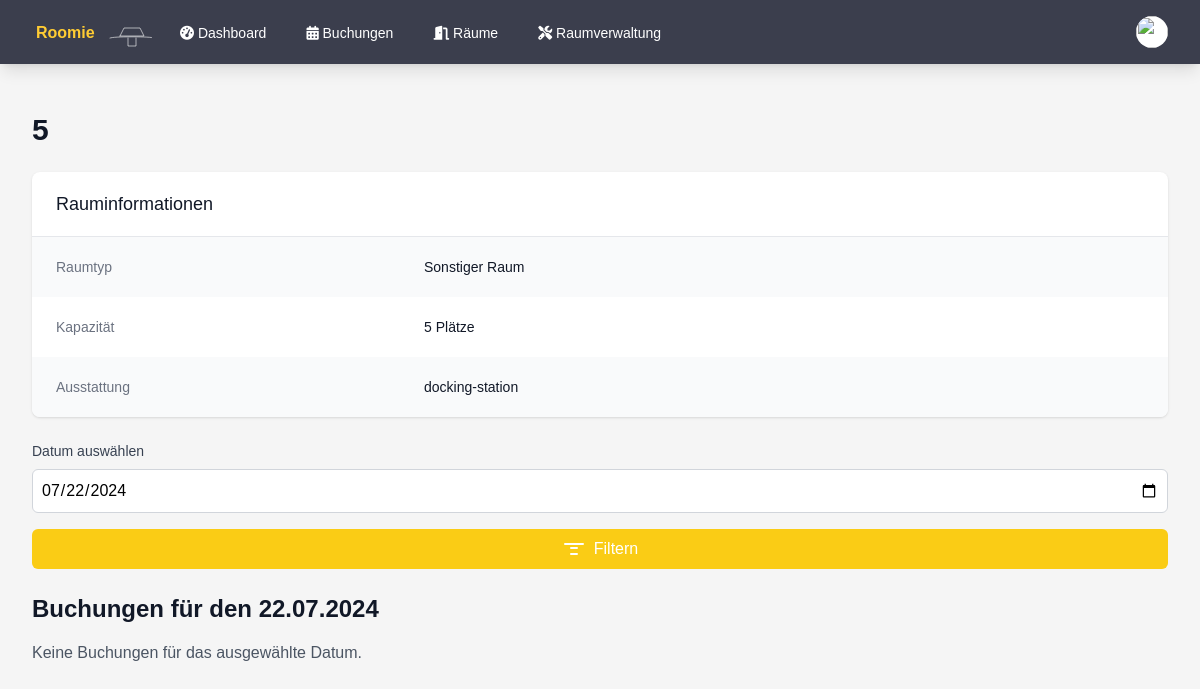
The page /room_details.php?id=27 (signed in) on the database its author committed.
### tables this page shows
CREATE TABLE rooms (
        id INTEGER PRIMARY KEY AUTOINCREMENT,
        name TEXT NOT NULL,
        number TEXT,
        type TEXT NOT NULL,
        capacity INTEGER DEFAULT 0,
        is_favorite INTEGER DEFAULT 0,
        equipment TEXT,
        grid_position INTEGER
    );

### auth.php (called while the page is built, shortened)
<?php
function isAdmin() {
    return isset($_SESSION['is_admin']) && $_SESSION['is_admin'] == 1;
}

### room_details.php (the view, shortened to what this page needs)
<?php
require_once 'auth.php';
$room_id = $_GET['id'] ?? null;
$selected_date = $_GET['date'] ?? date('Y-m-d');
try {
    $db = getDatabaseConnection();
    $stmt = $db->prepare('SELECT r.*
                          FROM rooms r
                          WHERE r.id = :id');
    $stmt->execute(['id' => $room_id]);
    $room = $stmt->fetch(PDO::FETCH_ASSOC);
    $stmt = $db->prepare('SELECT b.*, u.name as user_name
                          FROM bookings b
                          JOIN users u ON b.user_id = u.id
                          WHERE b.room_id = :room_id AND b.date = :selected_date
                          ORDER BY b.start_time');
    $stmt->execute(['room_id' => $room_id, 'selected_date' => $selected_date]);
    $bookings = $stmt->fetchAll(PDO::FETCH_ASSOC);
    $selected_date_formatted = (new DateTime($selected_date))->format('d.m.Y');
} catch (Exception $e) {
    $error = $e->getMessage();
}
function getRoomTypeName($type)
{
    switch ($type) {
        default:
            return 'Sonstiger Raum';
    }
}
?>
<!DOCTYPE html>
<html lang="de">
<head>
    <script src="https://cdn.tailwindcss.com"></script>
    <link rel="stylesheet" href="styles.css">
    <link rel="stylesheet" href="https://cdnjs.cloudflare.com/ajax/libs/font-awesome/6.1.1/css/all.min.css">
</head>
<body class="bg-custom-background">
<nav class="bg-custom-nav shadow-lg" x-data="{ open: false }">
        <div class="max-w-7xl mx-auto px-4 sm:px-6 lg:px-8">
            <div class="flex justify-between h-16">
                <div class="flex">
                    <div class="flex-shrink-0 flex items-center">
                        <a href="index.php">
                            <img class="h-8 w-auto" src="test.svg" alt="Roomie Logo">
                        </a>
                    </div>
                    <div class="hidden sm:ml-6 sm:flex sm:space-x-8">
                        <a href="index.php" class="inline-flex items-center px-1 pt-1 border-b-2 text-sm font-medium <?php echo $current_page == 'index.php' ? 'active' : 'inactive'; ?>">
                            <i class="fas fa-tachometer-alt"></i>&nbsp;Dashboard
                        </a>
                        <a href="bookings.php" class="inline-flex items-center px-1 pt-1 border-b-2 text-sm font-medium <?php echo $current_page == 'bookings.php' ? 'active' : 'inactive'; ?>">
                            <i class="fas fa-calendar-alt"></i>&nbsp;Buchungen
                        </a>
                        <a href="rooms.php" class="inline-flex items-center px-1 pt-1 border-b-2 text-sm font-medium <?php echo $current_page == 'rooms.php' ? 'active' : 'inactive'; ?>">
                            <i class="fas fa-door-open"></i>&nbsp;Räume
                        </a>
                        <?php if (isAdmin()) : ?>
                            <a href="admin_rooms.php" class="inline-flex items-center px-1 pt-1 border-b-2 text-sm font-medium <?php echo $current_page == 'admin_rooms.php' ? 'active' : 'inactive'; ?>">
                                <i class="fas fa-tools"></i>&nbsp;Raumverwaltung
                            </a>
                        <?php endif; ?>
                    </div>
                </div>
                <div class="hidden sm:ml-6 sm:flex sm:items-center">
                    <div class="ml-3 relative" x-data="{ open: false }">
                        <div>
                            <button @click="open = !open" class="bg-white rounded-full flex text-sm focus:outline-none focus:ring-2 focus:ring-offset-2 focus:ring-yellow-500" id="user-menu" aria-haspopup="true" x-bind:aria-expanded="open">
                                <img class="h-8 w-8 rounded-full" src="<?php echo !empty($user['profile_image']) ? 'uploads/' . htmlspecialchars($user['profile_image']) : 'https://images.unsplash.com/photo-1472099645785-5658abf4ff4e?ixlib=rb-1.2.1&ixid=eyJhcHBfaWQiOjEyMDd9&auto=format&fit=facearea&facepad=2&w=256&h=256&q=80'; ?>" alt="">
                            </button>
                        </div>
                    </div>
                </div>
            </div>
        </div>
    </nav>
    <div class="max-w-7xl mx-auto py-6 sm:px-6 lg:px-8">
        <div class="px-4 py-6 sm:px-0">
            <?php if (isset($error)) : ?>
                <div class="bg-red-100 border-l-4 border-red-500 text-red-700 p-4 mb-6" role="alert">
                    <p><?php echo htmlspecialchars($error); ?></p>
                </div>
            <?php else : ?>
                <h1 class="text-3xl font-bold text-gray-900 mb-6"><?php echo htmlspecialchars($room['name']); ?></h1>
                <div class="bg-white shadow overflow-hidden sm:rounded-lg mb-6">
                    <div class="px-4 py-5 sm:px-6">
                        <h3 class="text-lg leading-6 font-medium text-gray-900">
                            Rauminformationen
                        </h3>
                    </div>
                    <div class="border-t border-gray-200">
                        <dl>
                            <div class="bg-gray-50 px-4 py-5 sm:grid sm:grid-cols-3 sm:gap-4 sm:px-6">
                                <dt class="text-sm font-medium text-gray-500">
                                    Raumtyp
                                </dt>
                                <dd class="mt-1 text-sm text-gray-900 sm:mt-0 sm:col-span-2">
                                    <?php echo htmlspecialchars(getRoomTypeName($room['type'])); ?>
                                </dd>
                            </div>
                            <div class="bg-white px-4 py-5 sm:grid sm:grid-cols-3 sm:gap-4 sm:px-6">
                                <dt class="text-sm font-medium text-gray-500">
                                    Kapazität
                                </dt>
                                <dd class="mt-1 text-sm text-gray-900 sm:mt-0 sm:col-span-2">
                                    <?php echo $room['capacity']; ?> Plätze
                                </dd>
                            </div>
                            <div class="bg-gray-50 px-4 py-5 sm:grid sm:grid-cols-3 sm:gap-4 sm:px-6">
                                <dt class="text-sm font-medium text-gray-500">
                                    Ausstattung
                                </dt>
                                <dd class="mt-1 text-sm text-gray-900 sm:mt-0 sm:col-span-2">
                                    <?php
                                    $equipment = json_decode($room['equipment'], true);
                                    echo $equipment ? implode(', ', $equipment) : 'Keine spezielle Ausstattung';
                                    ?>
                                </dd>
                            </div>
                        </dl>
                    </div>
                </div>
                <form method="GET" action="room_details.php" class="mb-6">
                    <label for="date" class="block text-sm font-medium text-gray-700 mb-2">Datum auswählen</label>
                    <input type="date" id="date" name="date" value="<?php echo htmlspecialchars($selected_date); ?>" class="w-full bg-white border border-gray-300 rounded-md p-2 mb-4">
                    <button type="submit" class="w-full bg-yellow-400 hover:bg-yellow-500 text-white rounded-md p-2 transition-colors duration-200 flex items-center justify-center">
                        <svg xmlns="http://www.w3.org/2000/svg" class="h-6 w-6 mr-2" fill="none" viewBox="0 0 24 24" stroke="currentColor">
                            <path stroke-linecap="round" stroke-linejoin="round" stroke-width="2" d="M3 7h18M9 17h6M9 11h6" />
                        </svg>
                        Filtern
                    </button>
                </form>
                <h2 class="text-2xl font-bold text-gray-900 mb-4">Buchungen für den <?php echo htmlspecialchars($selected_date_formatted); ?></h2>
                <?php if (empty($bookings)) : ?>
                    <p class="text-gray-600">Keine Buchungen für das ausgewählte Datum.</p>
                <?php endif; ?>
            <?php endif; ?>
        </div>
    </div>
</body>
</html>

### styles.css (style rules this page uses)
.mb-4 { margin-bottom: 1rem; }
.inactive { color: #fff !important; border-color: transparent !important; }
body { font-family: 'Source Sans 3', sans-serif; }
.bg-custom-nav { background-color: #3b3e4d; }
.bg-custom-background { background-color: #f5f5f5; }

### room_details.php (style rules this page uses)
body { font-family: 'Source Sans 3', sans-serif; }

### rows shown on the page
rooms: name "5", type "Sonstiger Raum", capacity "5", equipment "docking-station"

### other values the page prints
$selected_date_formatted "22.07.2024"
